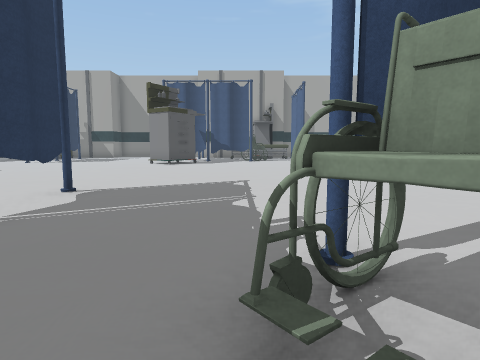
View 1 (above)

24 first-person views from a walk through a Unity game level. The camera is 1.5 m above the floor, tilts 6° down and sees 75° across. The floor is counted in squares, 2 m on a side. Each view is taken from the middle of a square. On the plan, view 1 faces up. The plan holds only what a view shows up to about 10 squares ahead; the rest is blank. The place goes on beyond the plan. Door leaves are left out, so doorways stand open. Some surface patterns are stand-ins.

View 2
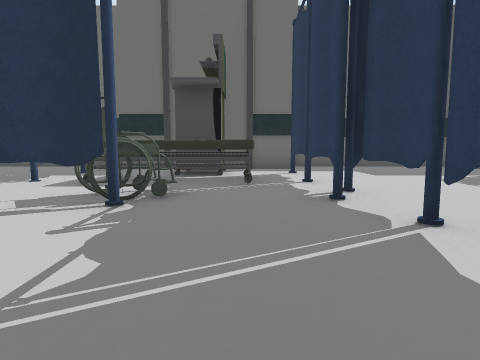

View 3
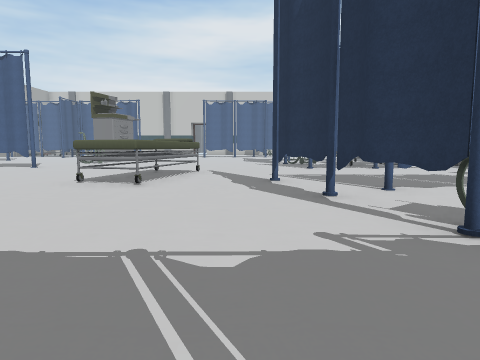

View 4
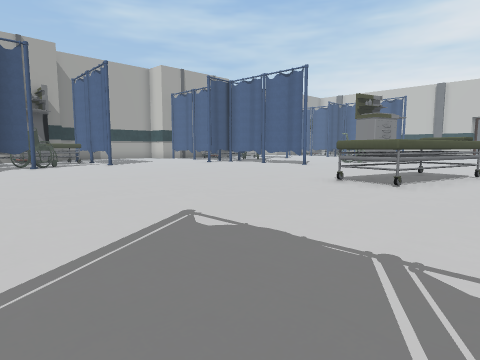

View 5
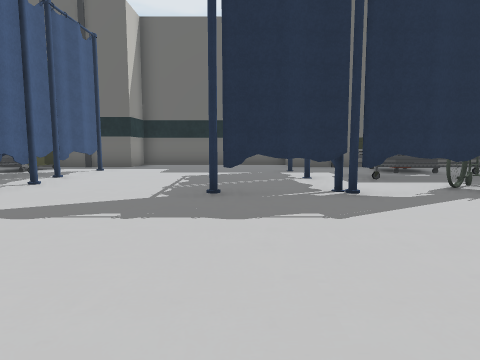

View 6
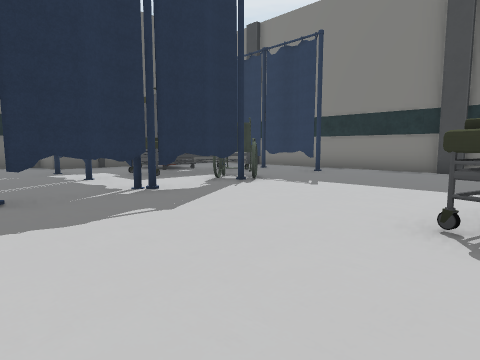

View 7
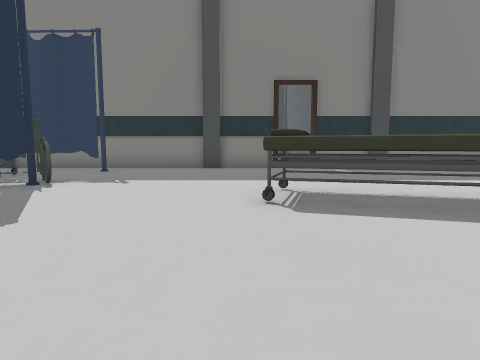

View 8
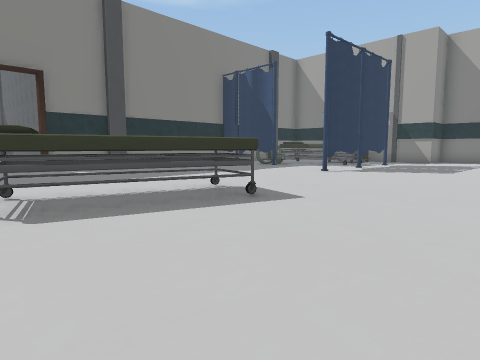

View 9
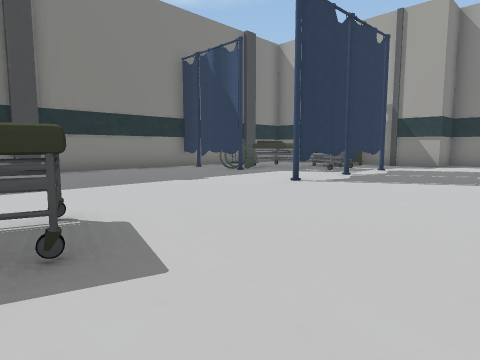

View 10
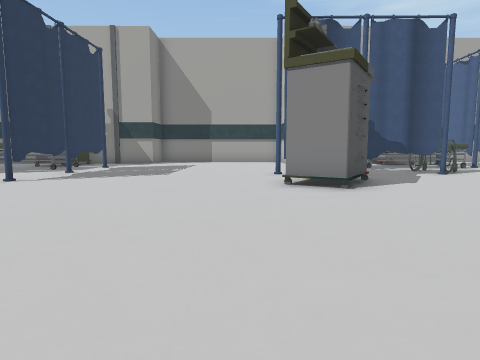

View 11
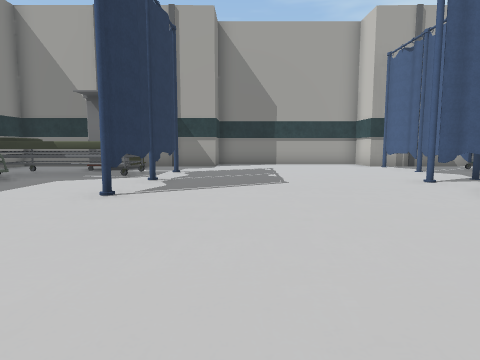

View 12
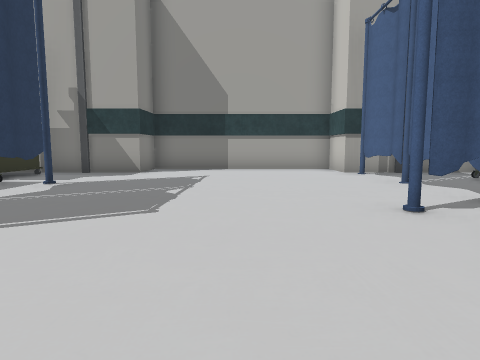

View 13
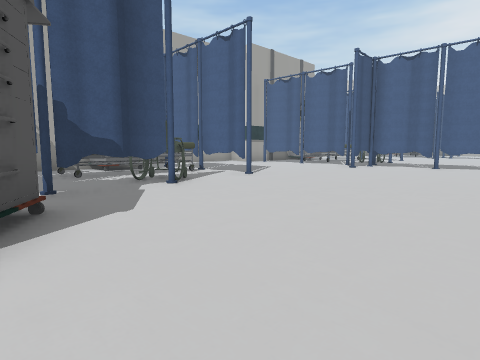

View 14
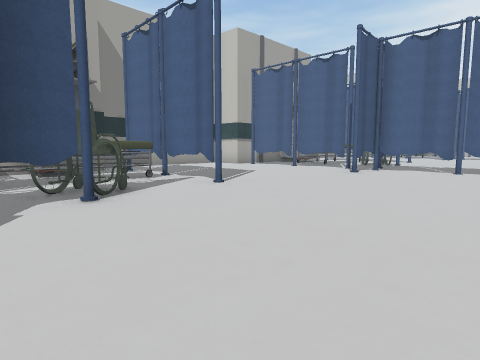

View 15
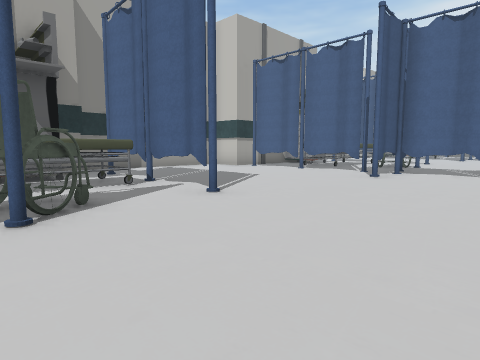

View 16
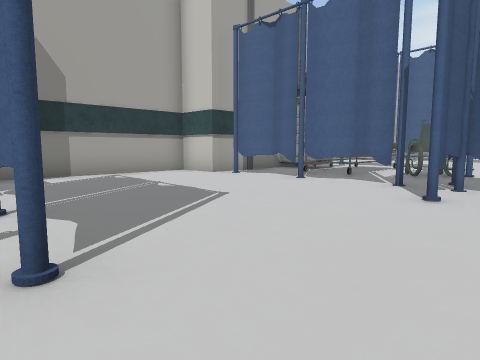

View 17
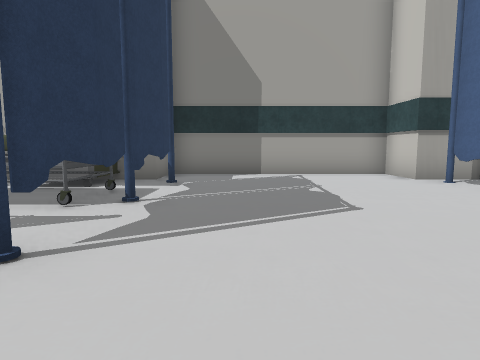

View 18
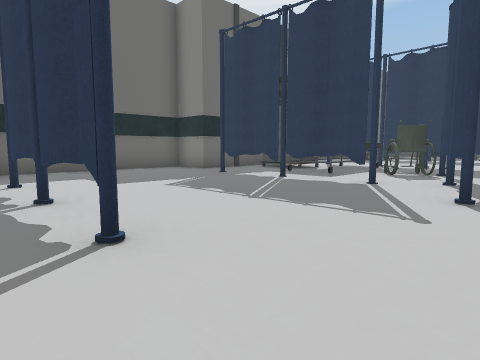

View 19
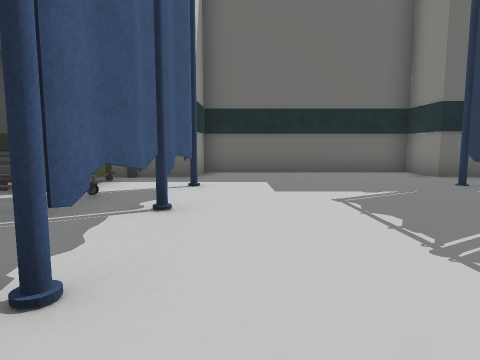

View 20
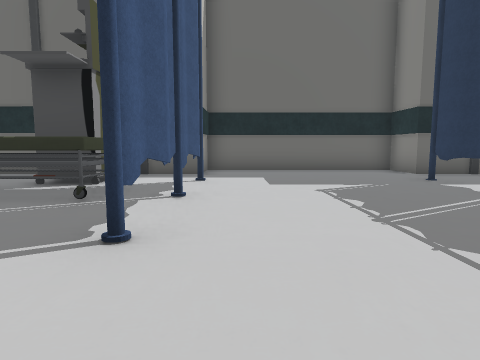

View 21
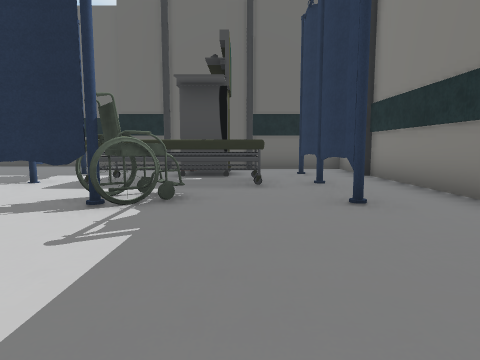

View 22
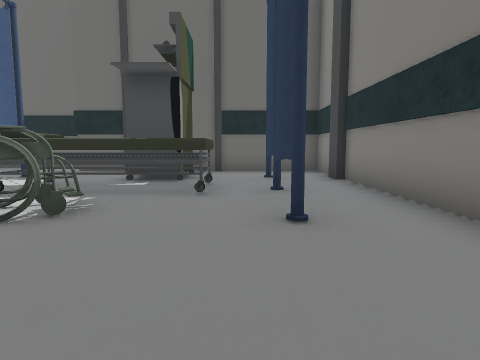

View 23
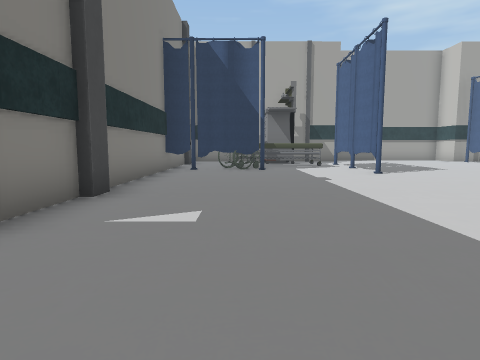

View 24
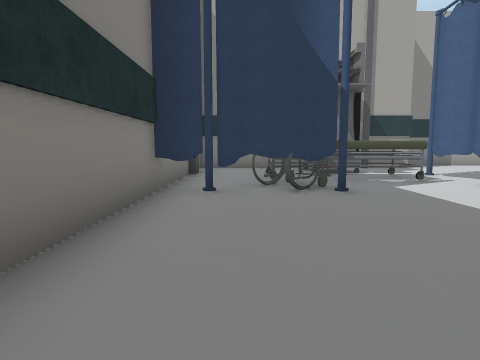

### Floor plan
Key: @ floor where view 1 was taken; # wall or solid block; . floor; D open door; T thing the floor can be seen under or through; O other object.
Columns run from 17 left of view 1 to 10 right of it. Each row starts with its distance up from view 1.
 24                     #######
 23      ## #.....#     #.....##
 22      ..#.......###O#........
 21   ..OO.........#..OO.#....#.
 20  #..OO.........#OOOOO.....##
 19  #.OOOO#.......#OOOOO..... #
 18  #.OOOO#.......#.OO..#.....#
 17 ##OO...#.....#.###O.#......#
 16 #......#......O..........###
 15 #......#......OO...........#
 14 #............OO...........#.
 13 #..........................#
 12 #........................
 11 #.........................
 10 ##......O.................
  9  #.....OO.................
  8  D.....OO.................
  7  #.....OO.............OOO..
  6 ##...................OOO.O.
  5 #.............T...........
  4 #.............T.............
  3 #.............T....####.....
  2 #....OTTTTT...T...#.........
  1 #.#...O.T.....T..OO.#.....#.
  0 #.#.OOOO ......T.@...#....#.
 -1 #.#.OOOOT......TO..O.#....#O
 -2 #.#..O..T.....#.....#.....#.
 -3 #..............#.....#....#.
 -4 #....  ..........O..........
 -5 #####  ##.        ###.....##
 -6                     #.....#
 -7                     #######

Positions as (right, up) in squares from view 1, and headings:
1: (0, 0), facing up
2: (-1, 6), facing down
3: (-2, 4), facing right
4: (-2, 4), facing up-right
5: (-7, 7), facing down
6: (-6, 7), facing down-left
7: (-5, 6), facing left
8: (-5, 6), facing up-left
9: (-6, 9), facing up-left
10: (-5, 8), facing up
11: (-8, 10), facing up
12: (-6, 13), facing up
13: (-3, 11), facing up-right
14: (-1, 12), facing up-right
15: (0, 13), facing up-right
16: (3, 15), facing up-right
17: (5, 15), facing up
18: (10, 4), facing down-left
19: (8, 3), facing down
20: (8, 4), facing down
21: (-13, 6), facing down
22: (-14, 5), facing down
23: (-14, 6), facing up
24: (-15, 11), facing up
